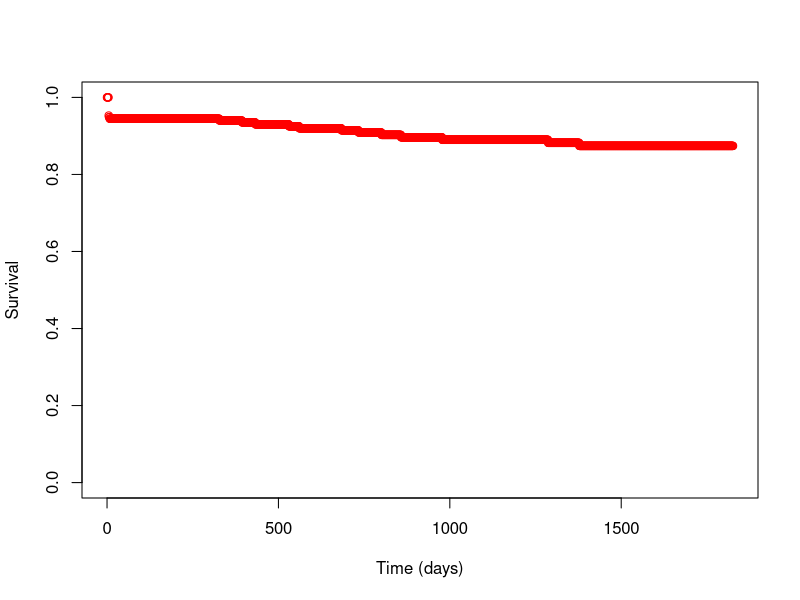

This figure's R source:
#work for kidney deacesed donor post tx graft survival #

## Set work area/libname ##
# setwd("F:\\Shared\\Organ Utilisation\\Winton Centre\\Kidney CR\\R work")

## Import data ##
survdata <- read.csv("kidney dd post tx graft surv.csv",fileEncoding = 'UTF-8-BOM')
param <- read.csv("kidney dd post tx graft params.csv",fileEncoding = 'UTF-8-BOM')
attach(survdata)
attach(param)

## Check data ##
head(survdata)
head(param)


## Adjusted capH will be - log(tx_surv) * exp(XB) ##

adjcox <- function(cent = "Belfast", rage = 3, wait = 1, diabetes=1, graft = 1, dage = 4, dbmi = 1, dhtn =2, hla = 1) {
  
  ## Calculate individual xbeta terms ##
  
  #Recipient age at transplant #
  if(rage == 1){xbeta_rage = rage_1}
  if(rage == 2){xbeta_rage = rage_2}
  if(rage == 3){xbeta_rage = rage_3}
  if(rage == 4){xbeta_rage = rage_4}
  if(rage == 5){xbeta_rage = rage_5}
  if(rage == 6){xbeta_rage = rage_6}
  
  #Wait time #
  if(wait == 1){xbeta_wait = wait_1}
  if(wait == 2){xbeta_wait = wait_2}
  if(wait == 3){xbeta_wait = wait_3}
  if(wait == 4){xbeta_wait = wait_4}
  if(wait == 5){xbeta_wait = wait_5}
  
  #Diabetes #
   if(diabetes == 0){xbeta_diabetes = diabetes_0}
  if(diabetes == 1){xbeta_diabetes = diabetes_1}
  
  #Graft #
  if(graft == 1){xbeta_graft = graft_1}
  if(graft == 2){xbeta_graft = graft_2}
 
  #Donor age#
  if(dage == 1){xbeta_dage = dage_1}
  if(dage == 2){xbeta_dage = dage_2}
  if(dage == 3){xbeta_dage = dage_3}
  if(dage == 4){xbeta_dage = dage_4}
  if(dage == 5){xbeta_dage = dage_5}
  if(dage == 6){xbeta_dage = dage_6}
  
  #Donor BMI#
  if(dbmi == 1){xbeta_dbmi = dbmi_1}
  if(dbmi == 2){xbeta_dbmi = dbmi_2}
  if(dbmi == 3){xbeta_dbmi = dbmi_3}
  
  #Donor htn#
  if(dhtn == 1){xbeta_dhtn = dhtn_1}
  if(dhtn == 2){xbeta_dhtn = dhtn_2}
  
  #HLA MM#
  if(hla == 1){xbeta_hla = hla_1}
  if(hla == 2){xbeta_hla = hla_2}
  if(hla == 3){xbeta_hla = hla_3}
  if(hla == 4){xbeta_hla = hla_4}
  
  
  ## Total xbetas ##
  xbeta <- sum(xbeta_rage, xbeta_wait, xbeta_graft, xbeta_diabetes, xbeta_dage, xbeta_dbmi, xbeta_dhtn, xbeta_hla)
  
  
  ## Calculate cumulative hazard for each term ##
  adjsurv <- surv ** (exp(xbeta))
  
  basehaz <- data.frame(survdata, adjsurv)
  
  #Restrict to centre #
  centre <- basehaz[rec_unit==cent,]
  
  #Set up for 1 row per every day #
  days <- numeric(length = 1827)
  days <- 0:1826
  
  adjsurv2 <- numeric(length = 1827)
  
  secondday <- centre$time[2]
  secondday
  
  ## delete second entry for day 0 - S(0) needs to start at 1 - only if second time entry is 0 ##
  
  if(secondday == 0){centre <- centre[-c(2),]}
  
  ## set up new dataset for day 0- 1826 - make sure there are data points for every day ##
  
  smoothed_cent <- data.frame(days)
  smoothed_cent$adjsurv <- adjsurv2
  
  
  ## impute values from newc ##
  j<-1
  for (i in 1:1827){
    if (smoothed_cent$days[i] == centre$time[j] )
    {  smoothed_cent$adjsurv[i] <- centre$adjsurv[j]
    j <- j + 1}
    else {smoothed_cent$adjsurv[i] <- centre$adjsurv[j-1]
    }
  }
  
  
  return(smoothed_cent)
  
  
}

test <- adjcox (cent = "Belfast", rage = 3, wait = 1, diabetes = 1, graft = 1, dage = 4, dbmi = 1, dhtn =2, hla = 1 )

#Plotting the output #
plot(y = test$adjsurv, x = test$days, ylab = "Survival", xlab = "Time (days)", ylim = c(0, 1), col = "red")

